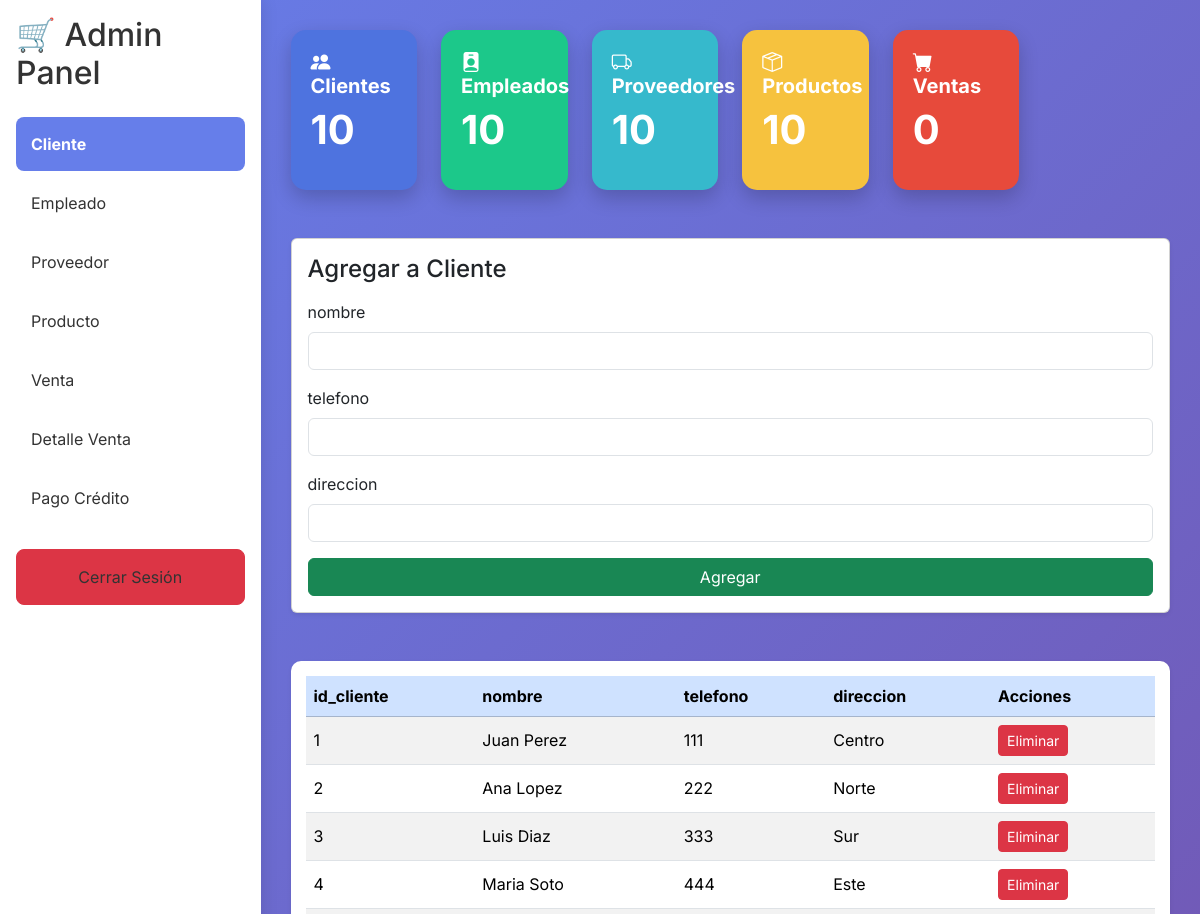
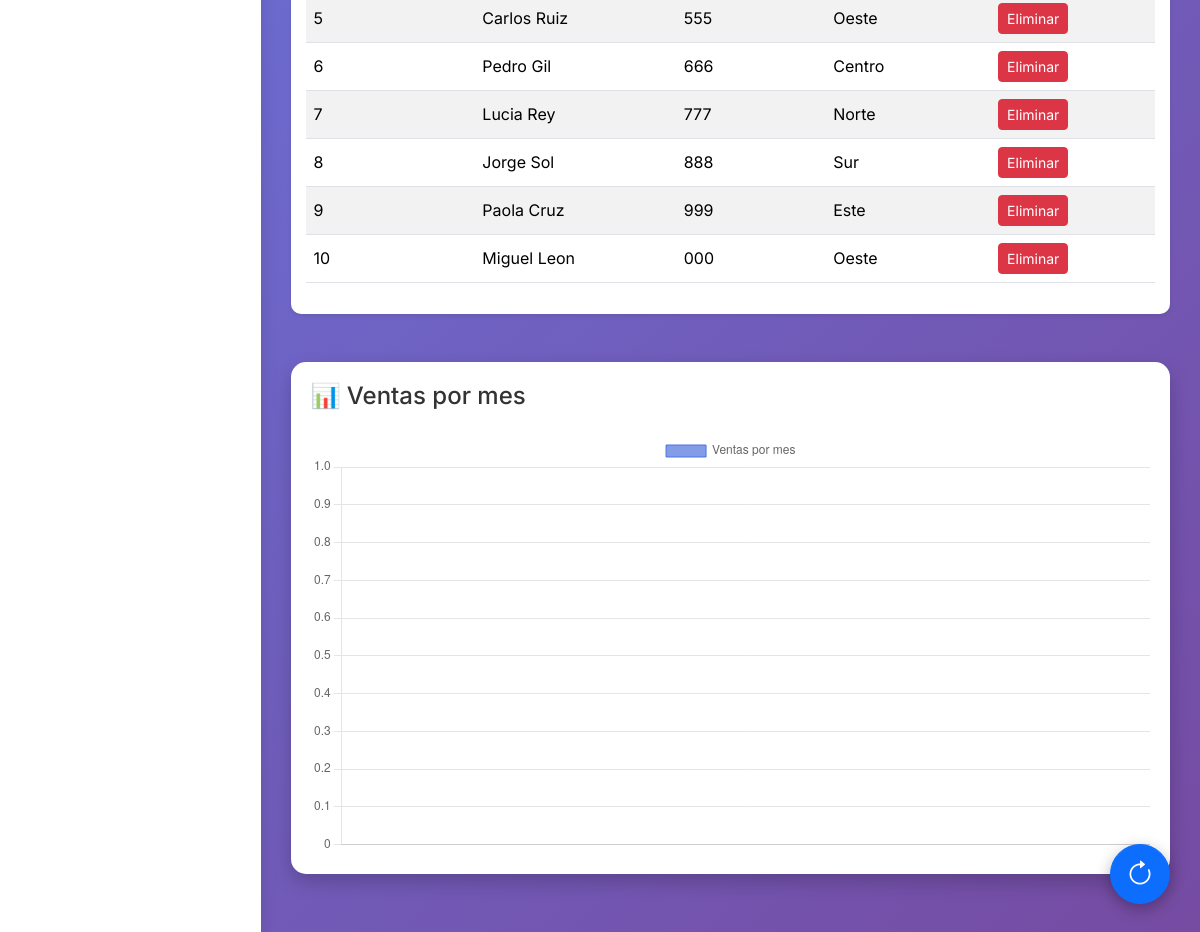
/menu.php (signed in), run on the app's committed database (2 pictures, top to bottom).
### tables this page shows
CREATE TABLE IF NOT EXISTS cliente (
  id_cliente INT AUTO_INCREMENT PRIMARY KEY,
  nombre VARCHAR(100),
  telefono VARCHAR(20),
  direccion VARCHAR(150)
);

### models/BaseModel.php (called while the page is built, shortened)
<?php
abstract class BaseModel {
    protected static $table;
    public static function all() {
        $db = Database::getInstance();
        $stmt = $db->query("SELECT * FROM " . static::$table);
        return $stmt->fetchAll(PDO::FETCH_ASSOC);
    }
}

### models/Proveedor.php (called while the page is built, shortened)
<?php
require_once 'BaseModel.php';
class Proveedor extends BaseModel {
    public static function all() {
        $db = Database::getInstance();
        $stmt = $db->query("SELECT * FROM proveedor");
        return $stmt->fetchAll(PDO::FETCH_ASSOC);
    }
}

### models/Producto.php (called while the page is built, shortened)
<?php
require_once 'BaseModel.php';
class Producto extends BaseModel {
    public static function all() {
        $db = Database::getInstance();
        $stmt = $db->query(
            "SELECT
                p.id_producto,
                p.nombre,
                p.precio,
                pr.nombre AS proveedor
             FROM producto p
             INNER JOIN proveedor pr
                ON p.id_proveedor = pr.id_proveedor"
        );
        return $stmt->fetchAll(PDO::FETCH_ASSOC);
    }
}

### menu.php (the view, shortened to what this page needs)
<?php
require_once 'models/Producto.php';
require_once 'models/Proveedor.php';
$tablas = [
    "cliente"       => "Cliente",
    "empleado"      => "Empleado",
    "proveedor"     => "Proveedor",
    "producto"      => "Producto",
    "venta"         => "Venta",
    "detalle_venta" => "Detalle Venta",
    "pago_credito"  => "Pago Crédito"
];
$tabla = $_GET['tabla'] ?? 'cliente';
$modelos = [
    "cliente"       => Cliente::class,
    "empleado"      => Empleado::class,
    "proveedor"     => Proveedor::class,
    "producto"      => Producto::class,
    "venta"         => Venta::class,
    "detalle_venta" => DetalleVenta::class,
    "pago_credito"  => PagoCredito::class
];
$modeloActual = $modelos[$tabla];
$datos       = $modeloActual::all();
$columnas    = array_keys($datos[0] ?? []);
$clientes    = Cliente::all();
$empleados   = Empleado::all();
$productos   = Producto::all();
$ventas      = Venta::all();
$proveedores = Proveedor::all();
$ventasPorMes = [];
ksort($ventasPorMes);
?>
<!DOCTYPE html>
<html lang="es">
<head>
<link href="https://cdn.jsdelivr.net/npm/bootstrap@5.3.3/dist/css/bootstrap.min.css" rel="stylesheet">
<link href="https://cdn.jsdelivr.net/npm/bootstrap-icons@1.11.1/font/bootstrap-icons.css" rel="stylesheet">
</head>
<body>
<div class="d-flex">
    <div class="sidebar p-3">
        <h2 class="mb-4">🛒 Admin Panel</h2>
        <?php foreach ($tablas as $key => $nombre): ?>
            <a class="<?= $tabla === $key ? 'active' : '' ?>" href="?tabla=<?= $key ?>"><?= $nombre ?></a>
        <?php endforeach; ?>
        <a href="?logout=1" class="mt-4 btn btn-danger w-100">Cerrar Sesión</a>
    </div>
    <div class="main">
        <div class="row g-4 mb-5">
            <div class="col-md-2 col-6"><div class="card-dashboard" style="background:#4e73df;"><h5><i class="bi bi-people-fill"></i> Clientes</h5><p class="display-6 fw-bold"><?= count($clientes) ?></p></div></div>
            <div class="col-md-2 col-6"><div class="card-dashboard" style="background:#1cc88a;"><h5><i class="bi bi-person-badge-fill"></i> Empleados</h5><p class="display-6 fw-bold"><?= count($empleados) ?></p></div></div>
            <div class="col-md-2 col-6"><div class="card-dashboard" style="background:#36b9cc;"><h5><i class="bi bi-truck"></i> Proveedores</h5><p class="display-6 fw-bold"><?= count($proveedores) ?></p></div></div>
            <div class="col-md-2 col-6"><div class="card-dashboard" style="background:#f6c23e;"><h5><i class="bi bi-box-seam"></i> Productos</h5><p class="display-6 fw-bold"><?= count($productos) ?></p></div></div>
            <div class="col-md-2 col-6"><div class="card-dashboard" style="background:#e74a3b;"><h5><i class="bi bi-cart-fill"></i> Ventas</h5><p class="display-6 fw-bold"><?= count($ventas) ?></p></div></div>
        </div>
        <div class="card mb-5 shadow-sm">
            <div class="card-body">
                <h4 class="card-title mb-3">Agregar a <?= ucfirst($tabla) ?></h4>
                <form method="post">
                    <?php if ($tabla === 'producto'): ?>
                        <label class="form-label">Nombre del producto</label>
                        <input class="form-control mb-3" name="nombre" required>
                        <label class="form-label">Precio</label>
                        <input class="form-control mb-3" type="number" step="0.01" name="precio" required>
                        <label class="form-label">Proveedor</label>
                        <select class="form-select mb-3" name="id_proveedor" required>
                            <?php foreach ($proveedores as $p): ?>
                                <option value="<?= $p['id_proveedor'] ?>"><?= htmlspecialchars($p['nombre']) ?></option>
                            <?php endforeach; ?>
                        </select>
                    <?php elseif ($tabla === 'cliente'): ?>
                        <?php foreach ($columnas as $col):
                            if (strpos($col,'id_')===0) continue; ?>
                            <label class="form-label"><?= $col ?></label>
                            <input class="form-control mb-3" name="<?= $col ?>" required>
                        <?php endforeach; ?>
                    <?php endif; ?>
                    <button class="btn btn-success w-100" type="submit">Agregar</button>
                </form>
            </div>
        </div>
        <div class="table-responsive mb-5 shadow-sm">
            <table class="table table-striped table-hover align-middle">
                <thead class="table-primary">
                    <tr>
                        <?php foreach ($columnas as $col): ?>
                            <th><?= $col ?></th>
                        <?php endforeach; ?>
                        <th>Acciones</th>
                    </tr>
                </thead>
                <tbody>
                    <?php foreach ($datos as $fila): ?>
                    <tr>
                        <?php foreach ($columnas as $col): ?>
                            <td>
                                <?php
                                if ($tabla==='producto' && $col==='id_proveedor') {
                                    $prov = array_filter($proveedores, fn($p) => $p['id_proveedor']==$fila[$col]);
                                    echo htmlspecialchars($prov ? array_values($prov)[0]['nombre'] : 'Desconocido');
                                } else {
                                    echo htmlspecialchars($fila[$col]);
                                }
                                ?>
                            </td>
                        <?php endforeach; ?>
                        <td>
                            <a class="btn btn-danger btn-sm" href="?tabla=<?= $tabla ?>&eliminar=<?= $fila[$columnas[0]] ?>">Eliminar</a>
                        </td>
                    </tr>
                    <?php endforeach; ?>
                </tbody>
            </table>
        </div>
        <div class="chart-card">
            <h4 class="mb-4">📊 Ventas por mes</h4>
            <canvas id="ventasChart"></canvas>
        </div>
        <a href="menu.php?tabla=<?= $tabla ?>" class="btn btn-primary btn-floating">
            <i class="bi bi-arrow-clockwise"></i>
        </a>
    </div>
</div>
<script>
const ctx = document.getElementById('ventasChart').getContext('2d');
new Chart(ctx, {
    type: 'bar',
    data: {
        labels: <?= json_encode(array_keys($ventasPorMes)) ?>,
        datasets: [{
            label: 'Ventas por mes',
            data: <?= json_encode(array_values($ventasPorMes)) ?>,
            backgroundColor: 'rgba(78, 115, 223, 0.7)',
            borderColor: 'rgba(78, 115, 223, 1)',
            borderWidth: 1
        }]
    },
    options: {
        responsive:true,
        plugins: { legend:{ display:true } },
        scales: { y: { beginAtZero:true, stepSize:1 } }
    }
});
</script>
</body>
</html>

### menu.php (style rules this page uses)
body { font-family: 'Inter', sans-serif; background: linear-gradient(135deg,#667eea,#764ba2); color:#333; }
.sidebar { background:#fff; min-height:100vh; box-shadow:2px 0 15px rgba(0,0,0,0.1); }
.sidebar a { text-decoration:none; color:#333; display:block; padding:15px; border-radius:8px; margin-bottom:5px; }
.sidebar a.active { background:#667eea; color:#fff; font-weight:bold; }
.main { padding:30px; flex-grow:1; }
.card-dashboard { border-radius:15px; padding:20px; color:#fff; box-shadow:0 8px 20px rgba(0,0,0,0.2); }
.card-dashboard h5 { font-weight:700; }
.table-responsive { background:white; border-radius:10px; padding:15px; box-shadow:0 5px 15px rgba(0,0,0,0.15); }
.btn-floating { position:fixed; bottom:30px; right:30px; border-radius:50%; width:60px; height:60px; font-size:28px; display:flex; align-items:center; justify-content:center; box-shadow:0 5px 15px rgba(0,0,0,0.3); }
.chart-card { background:white; border-radius:15px; padding:20px; box-shadow:0 8px 20px rgba(0,0,0,0.2); margin-bottom:30px; }

### data on the page
cliente: id_cliente "1", nombre "Juan Perez", telefono "111", direccion "Centro"
cliente: id_cliente "2", nombre "Ana Lopez", telefono "222", direccion "Norte"
cliente: id_cliente "3", nombre "Luis Diaz", telefono "333", direccion "Sur"
cliente: id_cliente "4", nombre "Maria Soto", telefono "444", direccion "Este"
cliente: id_cliente "5", nombre "Carlos Ruiz", telefono "555", direccion "Oeste"
cliente: id_cliente "6", nombre "Pedro Gil", telefono "666", direccion "Centro"
cliente: id_cliente "7", nombre "Lucia Rey", telefono "777", direccion "Norte"
cliente: id_cliente "8", nombre "Jorge Sol", telefono "888", direccion "Sur"
cliente: id_cliente "9", nombre "Paola Cruz", telefono "999", direccion "Este"
cliente: id_cliente "10", nombre "Miguel Leon", telefono "000", direccion "Oeste"

### other printed values
$nombre "Cliente"
$nombre "Empleado"
$nombre "Proveedor"
$nombre "Producto"
$nombre "Venta"
$nombre "Detalle Venta"
$nombre "Pago Crédito"
count($clientes) "10"
count($empleados) "10"
count($proveedores) "10"
count($productos) "10"
count($ventas) "0"
$tabla "Cliente"
$col "nombre"
$col "telefono"
